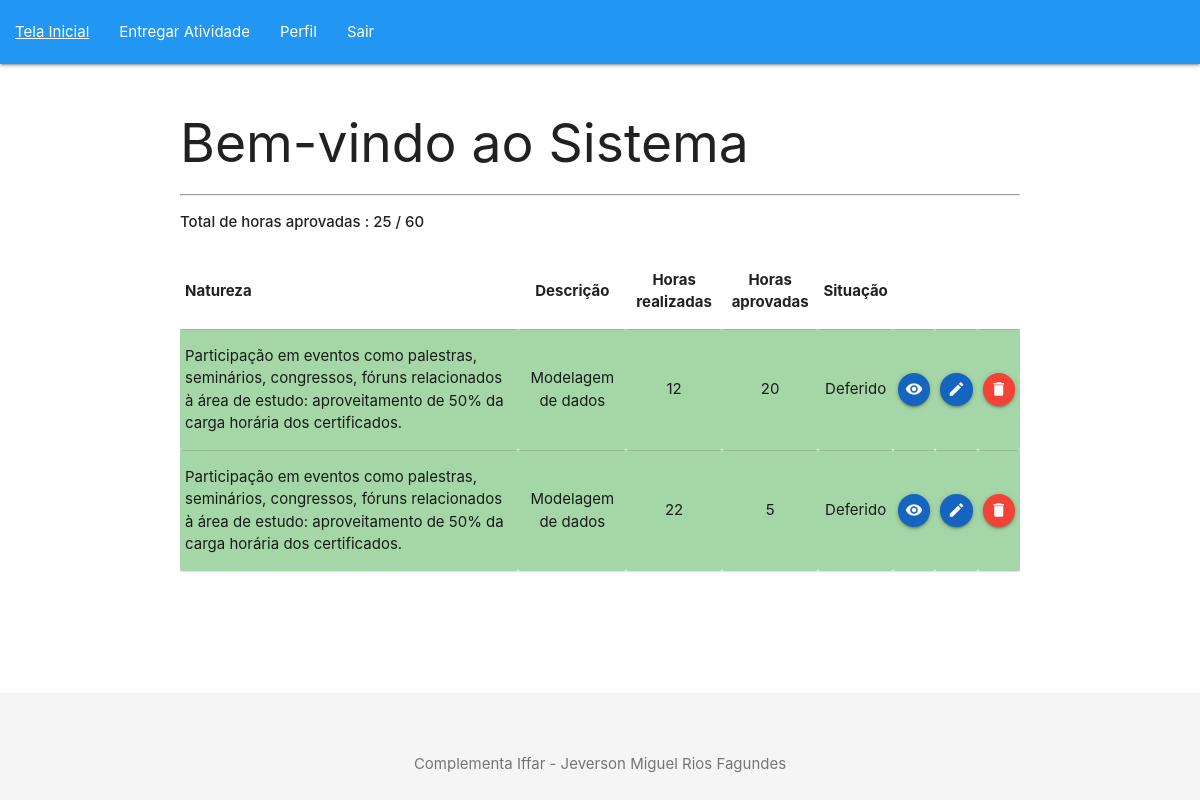
Page /inicialAluno.php (signed in) on the earlier database version.
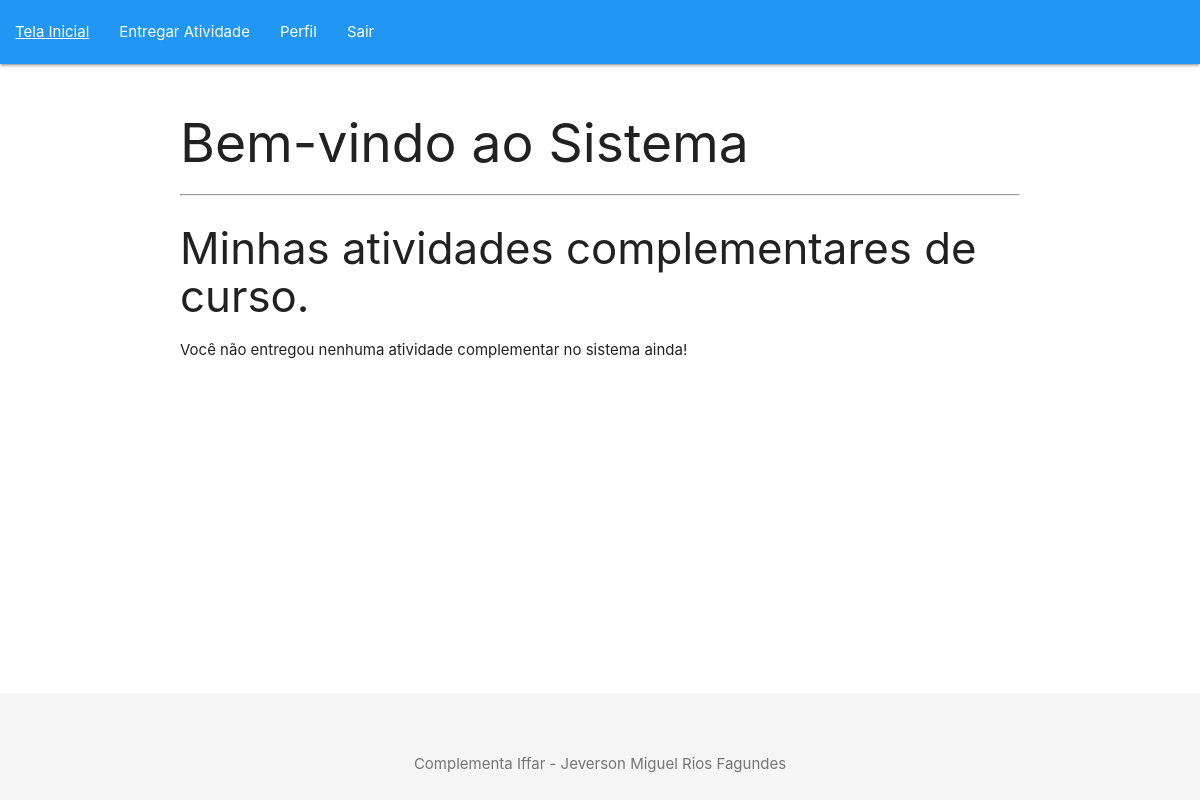
Same page on the later database version.
### tables this page shows
CREATE TABLE IF NOT EXISTS `entrega_atividade` (
  `id_entrega_atividade` int NOT NULL AUTO_INCREMENT,
  `titulo_certificado` varchar(255) DEFAULT NULL,
  `carga_horaria_certificado` int DEFAULT NULL,
  `certificado` varchar(255) DEFAULT NULL,
  `carga_horaria_aprovada` int DEFAULT NULL,
  `status` varchar(255) DEFAULT NULL,
  `id_aluno` int DEFAULT NULL,
  `caminho` varchar(255) NOT NULL,
  `id_atividade_complementar` int NOT NULL,
  `observacoes` text NOT NULL,
  PRIMARY KEY (`id_entrega_atividade`),
  KEY `fk_aluno_entrega_atividade` (`id_aluno`),
  KEY `fk_id_atividade_complementar` (`id_atividade_complementar`)
);

CREATE TABLE IF NOT EXISTS `curso` (
  `id_curso` int NOT NULL AUTO_INCREMENT,
  `nome_curso` varchar(255) NOT NULL,
  `carga_horaria` int NOT NULL,
  PRIMARY KEY (`id_curso`)
);

CREATE TABLE IF NOT EXISTS `atividade_complementar` (
  `id_atividade_complementar` int NOT NULL AUTO_INCREMENT,
  `natureza` int DEFAULT NULL,
  `descricao` text,
  `carga_horaria_maxima` int DEFAULT NULL,
  `id_curso` int DEFAULT NULL,
  PRIMARY KEY (`id_atividade_complementar`),
  KEY `fk_curso_atividade_complementar` (`id_curso`)
);

### conecta.php (called while the page is built, shortened)
<?php
function excutarSQL($mysql, $sql)
{
    $resultado = mysqli_query($mysql, $sql);
    return $resultado;
}

### inicialAluno.php (the view, shortened to what this page needs)
<?php
require_once "conecta.php";
$mysql = conectar();
$pastaDestino = "certificados/";
$sql = "SELECT
ac.descricao,
ac.natureza,
ac.id_atividade_complementar,
ea.id_entrega_atividade,
ea.titulo_certificado,
ea.carga_horaria_certificado,
ea.certificado,
ea.carga_horaria_aprovada,
ea.status,
ea.caminho,
ea.id_atividade_complementar,
ea.observacoes,
c.carga_horaria
FROM entrega_atividade ea
INNER JOIN atividade_complementar ac
ON ea.id_atividade_complementar = ac.id_atividade_complementar
INNER JOIN aluno a
ON a.id_aluno = ea.id_aluno
INNER JOIN curso c
ON a.id_curso AND c.id_curso = " . $_SESSION['aluno'][2] . "
WHERE
a.id_aluno = " . $_SESSION['aluno'][1];
$query = excutarSQL($mysql, $sql);
$quantidade = $query->num_rows;
?>
<!DOCTYPE html>
<html lang="pt-br">
<head>
    <link type="text/css" rel="stylesheet" href="materialize/css/materialize.min.css" media="screen,projection" />
</head>
<body>
    <main>
        <?php
        require_once "boasPraticas/headerNav.php";
        ?>
        <div class="container">
            <h2>Bem-vindo ao Sistema</h2>
            <hr>
            <?php
            if ($quantidade == 0) {
            ?>
                <h3>Minhas atividades complementares de curso.</h3>
                <p>Você não entregou nenhuma atividade complementar no sistema ainda!</p>
                <?php
            } else {
                $entrega = mysqli_fetch_all($query, MYSQLI_ASSOC);
                $sql_total_horas = "SELECT SUM(ea.carga_horaria_aprovada ) FROM entrega_atividade ea WHERE ea.status = 'Deferido' AND ea.id_aluno =" . $_SESSION['aluno'][1];
                $execucao_total_horas = excutarSQL($mysql, $sql_total_horas);
                $horas_totais_aprovadas = mysqli_fetch_assoc($execucao_total_horas);
                if ($horas_totais_aprovadas['SUM(ea.carga_horaria_aprovada )'] == 0) {
                    $quantidade_total_horas = 0;
                } else {
                    $quantidade_total_horas = $horas_totais_aprovadas['SUM(ea.carga_horaria_aprovada )'];
                }
                $imprimido = false;
                foreach ($entrega as $contagem_total) {
                    if (!$imprimido) {
                ?>
                        <p><strong>Total de horas aprovadas : <?php echo $quantidade_total_horas . " " . "/" . " " . $contagem_total['carga_horaria'] ?></strong></p>
                <?php
                        $imprimido = true;
                    }
                }
                ?>
                <table>
                    <thead>
                        <tr>
                            <th>Natureza</th>
                            <th class="teste">Descrição</th>
                            <th class="teste">Horas realizadas</th>
                            <th class="teste">Horas aprovadas</th>
                            <th class="teste">Situação</th>
                            <th class="teste" colspan="3"></th>
                        </tr>
                    </thead>
                    <tbody>
                        <?php
                        foreach ($entrega as $informacoes_entrega) {
                            if ($informacoes_entrega['status'] != "Em análise" or $informacoes_entrega['observacoes'] != "Sem observações") {
                                if ($informacoes_entrega['status'] == "Deferido") {
                                    echo "<tr class=\"#a5d6a7 green lighten-3\">";
                                    echo "<td>" . $informacoes_entrega['descricao'] . "</td>";
                                    echo "<td class=\"teste\">" . $informacoes_entrega['titulo_certificado'] . "</td>";
                                    echo "<td class=\"teste\">" . $informacoes_entrega['carga_horaria_certificado'] . "</td>";
                                    echo "<td class=\"teste\">" . $informacoes_entrega['carga_horaria_aprovada'] . "</td>";
                                    echo "<td class=\"teste\">" . $informacoes_entrega['status'] . "</td>";
                                    echo '<td> <a href="' . $pastaDestino . $informacoes_entrega['caminho'] . '" class="btn-floating btn-small waves-effect waves-light #1565c0 blue darken-3 modal-trigger"><i class="material-icons ">remove_red_eye</i></a> </td>';
                                    echo '<td> <a href="crudEntrega/formeditEntrega.php?id=' . $informacoes_entrega['id_entrega_atividade'] . '" class="btn-floating btn-small waves-effect waves-light #1565c0 blue darken-3 modal-trigger"><i class="material-icons ">create</i></a> </td>';
                                    echo '<td> <a href="#modal' . $informacoes_entrega['id_entrega_atividade'] . '" class="btn-floating btn-small waves-effect waves-light red modal-trigger"><i class="material-icons">delete</i></a> </td>';
                                    echo "</tr>";
                        ?>
                                <?php
                                }
                            }
                        }
                        ?>
                    </tbody>
                </table>
                <?php
                echo "<br>";
                ?>
            <?php
            }
            ?>
        </div>
    </main>
    <footer>
        <div class="container">
            <p>Complementa Iffar - Jeverson Miguel Rios Fagundes</p>
        </div>
    </footer>
</body>
</html>

### boasPraticas/headerNav.php (shortened to what this page needs)
<?php
$paginaCorrente = basename($_SERVER['SCRIPT_NAME']);
if (isset($_SESSION['aluno'])) {
?>
    <nav>
        <div class="nav-wrapper blue"> <a href="#" data-target="mobile" class="sidenav-trigger"> <i class="material-icons" style="color: black;">menu</i> </a>
            <ul id="nav-mobile" class="left hide-on-med-and-down">
                <li><a <?php if ($paginaCorrente == 'inicialAluno.php') {
                            echo 'style="text-decoration: underline;"';
                        } ?> href="/jeverson-tcc/inicialAluno.php">Tela Inicial</a></li>
                <li><a <?php if ($paginaCorrente == 'formcadEntrega.php') {
                            echo 'style="text-decoration: underline;"';
                        } ?> href="/jeverson-tcc/crudEntrega/formcadEntrega.php">Entregar Atividade</a></li>
                <li><a <?php if ($paginaCorrente == 'perfilAluno.php') {
                            echo 'style="text-decoration: underline;"';
                        } ?> href="/jeverson-tcc/crudAluno/perfilAluno.php">
                        Perfil</a></li>
                <li><a href="/jeverson-tcc/logout.php">Sair</a></li>
            </ul>
        </div>
    </nav>
    <?php
}
?>

### inicialAluno.php (style rules this page uses)
body { display: flex; flex-direction: column; min-height: 100vh; margin: 0; }
main { flex: 1 0 auto; }
.container { margin-top: 50px; }
footer { background-color: #f5f5f5; padding: 10px 0; text-align: center; color: #757575; }
table { margin-top: 20px; }
.teste { justify-content: center; text-align: center; }

Differences in the rows shown:
removed entrega_atividade: quantidade_total_horas "25", curso.carga_horaria "60", id_atividade_complementar.descricao "Participação em eventos como palestras, seminários, congressos, fóruns relacionados à área de estudo: aproveitamento de 50% da carga horária dos certificados.", titulo_certificado "Modelagem de dados", carga_horaria_certificado "12", carga_horaria_aprovada "20", status "Deferido"
removed entrega_atividade: id_atividade_complementar.descricao "Participação em eventos como palestras, seminários, congressos, fóruns relacionados à área de estudo: aproveitamento de 50% da carga horária dos certificados.", titulo_certificado "Modelagem de dados", carga_horaria_certificado "22", carga_horaria_aprovada "5", status "Deferido"
Other differences:
text no longer shown: "Natureza Descrição Horas realizadas Horas aprovadas Situação"
text now shown: "Minhas atividades complementares de curso. Você não entregou nenhuma atividade complementar no sistema ainda!"
